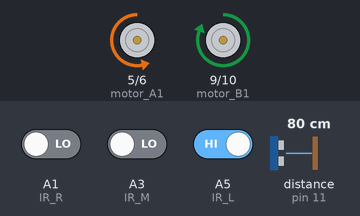
Recording of a sketch running on a simulated Arduino Uno, built with avr-gcc and run on an emulated ATmega328P. On the bench: motor-driver pin pairs drawn as motors (green arrow = first pin HIGH = forward, orange = second pin HIGH = backward, longer = more drive). Wiring (inferred from the names in the program): ultrasonic range finder: trigger pin 3; echo pin 11. The inputs (shaded band) are chosen by the test bench; at power-on: distance to the obstacle (sensor on pin 11) 80 cm, A1 (IR_R) LOW, A3 (IR_M) LOW, A5 (IR_L) HIGH. The echo pulse lasts 58.3 µs per cm.

Above: at 1.2 s.
1.3 s: distance to the obstacle (sensor on pin 11) set to 18 cm
2.8 s: distance to the obstacle (sensor on pin 11) set to 14 cm
At 3.3 s:
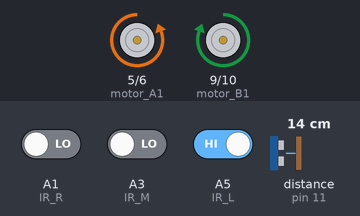
4.4 s: distance to the obstacle (sensor on pin 11) set to 35 cm
At 5.99 s:
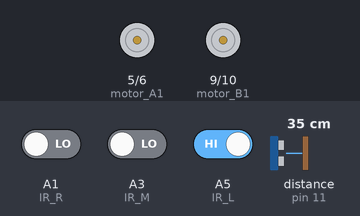
7.4 s: distance to the obstacle (sensor on pin 11) set to 2 cm
At 7.9 s:
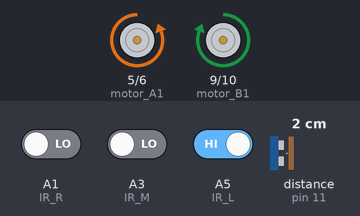
Timing chart, 0 to 10.0 s (numbered marks = the images above; inputs shaded):
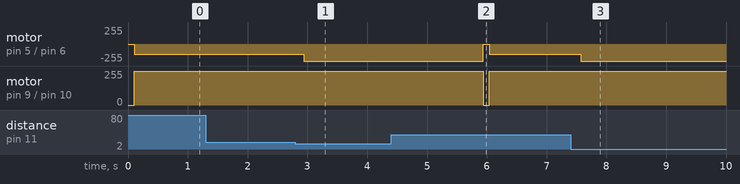

Measured:
- the behaviour switches between 16 and 15 cm on distance to the obstacle (sensor on pin 11) (found by bisection; images 0 and 1)
- after the input at 1.3 s, every drawn part: stays the same
- after the input at 2.8 s, motor on pin 5 (motor_A1) / pin 6 (motor_A2): backward 150/255 → backward 255/255 after 0.14 s
- after the input at 7.4 s, motor on pin 5 (motor_A1) / pin 6 (motor_A2): backward 150/255 → backward 255/255 after 0.17 s

The sketch:

HC_SR04_add.ino
```cpp
const int motor_A1 = 5;
const int motor_A2 = 6;
const int motor_B1 = 9;
const int motor_B2 = 10;
const int trigPin = 3;
const int echoPin = 11;
const int IR_R = A1;
const int IR_M = A3;
const int IR_L = A5;
int IR_L_data;
int IR_M_data;
int IR_R_data;

float duration, distance;


void setup() {
  pinMode(motor_A1, OUTPUT);
  pinMode(motor_A2, OUTPUT);
  pinMode(motor_B1, OUTPUT);
  pinMode(motor_B2, OUTPUT);
  pinMode(trigPin, OUTPUT);
  pinMode(echoPin, INPUT);
  pinMode(IR_L, INPUT);
  pinMode(IR_M, INPUT);
  pinMode(IR_R, INPUT);
  //Serial.begin(9600);
  }


void loop() {
  IR_L_data = digitalRead(IR_L);
  IR_M_data = digitalRead(IR_M);
  IR_R_data = digitalRead(IR_R);

  digitalWrite(trigPin, LOW);
  delayMicroseconds(2);
  digitalWrite(trigPin, HIGH);
  delayMicroseconds(10);
  digitalWrite(trigPin, LOW);

  duration = pulseIn(echoPin, HIGH);
  distance = (duration*.0343)/2;
  //Serial.print("Distance: ");
  //Serial.println(distance);
  delay(100);
  if(distance > 0 && distance < 15){
      //Serial.println(" 오른쪽 뒤 ");
      rightback ();
      delay(3000);
      stop();
  }
  else if(distance > 15 && distance < 1023){
    if (IR_L_data == 0 and IR_M_data == 1 and IR_R_data == 0) {
      //Serial.println(" 직진 ");
      forward();
      delay(15);
    }
    else if (IR_L_data == 1 and IR_M_data == 0 and IR_R_data == 0) {
      //Serial.println(" 좌회전 ");
      left ();
      delay(15);
    }
    else if (IR_L_data == 1 and IR_M_data == 1 and IR_R_data == 0) {
      //Serial.println(" 좌회전 ");
      left ();
      delay(15);
    }
    else if (IR_L_data == 0 and IR_M_data == 0 and IR_R_data == 1) {
      //Serial.println(" 우회전 ");
      right ();
      delay(15);
    }
    else if (IR_L_data == 0 and IR_M_data == 1 and IR_R_data == 1) {
      //Serial.println(" 우회전 ");
      right ();
      delay(15);
    }

    else if (IR_L_data == 1 and IR_M_data == 1  and IR_R_data == 1) {
      //Serial.println(" 정지 ");
      stop();
      delay(15);
    }
  }

}


void right () {
  //우
  digitalWrite(motor_A1, HIGH);
  digitalWrite(motor_A2, LOW);
  digitalWrite(motor_B1, LOW);
  analogWrite(motor_B2, 150);
}

void rightback () {
  //우로 후진
  digitalWrite(motor_A1, LOW);
  digitalWrite(motor_A2, HIGH);
  digitalWrite(motor_B1, HIGH);
  digitalWrite(motor_B2, LOW);
}

void left() {
  //좌
  digitalWrite(motor_A1, LOW);
  analogWrite(motor_A2, 150);
  digitalWrite(motor_B1, HIGH);
  digitalWrite(motor_B2, LOW);
}
void leftback() {
  //좌로 후진
  digitalWrite(motor_A1, LOW);
  digitalWrite(motor_A2, LOW);
  digitalWrite(motor_B1, LOW);
  digitalWrite(motor_B2, HIGH);
}

void forward() {
  //전진
  digitalWrite(motor_A1, HIGH);
  digitalWrite(motor_A2, LOW);
  digitalWrite(motor_B1, HIGH);
  digitalWrite(motor_B2, LOW);
}

void backward() {
  //후진
  digitalWrite(motor_A1, LOW);
  digitalWrite(motor_A2, HIGH);
  digitalWrite(motor_B1, LOW);
  digitalWrite(motor_B2, HIGH);
}

void stop() {
  digitalWrite(motor_A1, LOW);
  digitalWrite(motor_A2, LOW);
  digitalWrite(motor_B1, LOW);
  digitalWrite(motor_B2, LOW);
}
```
